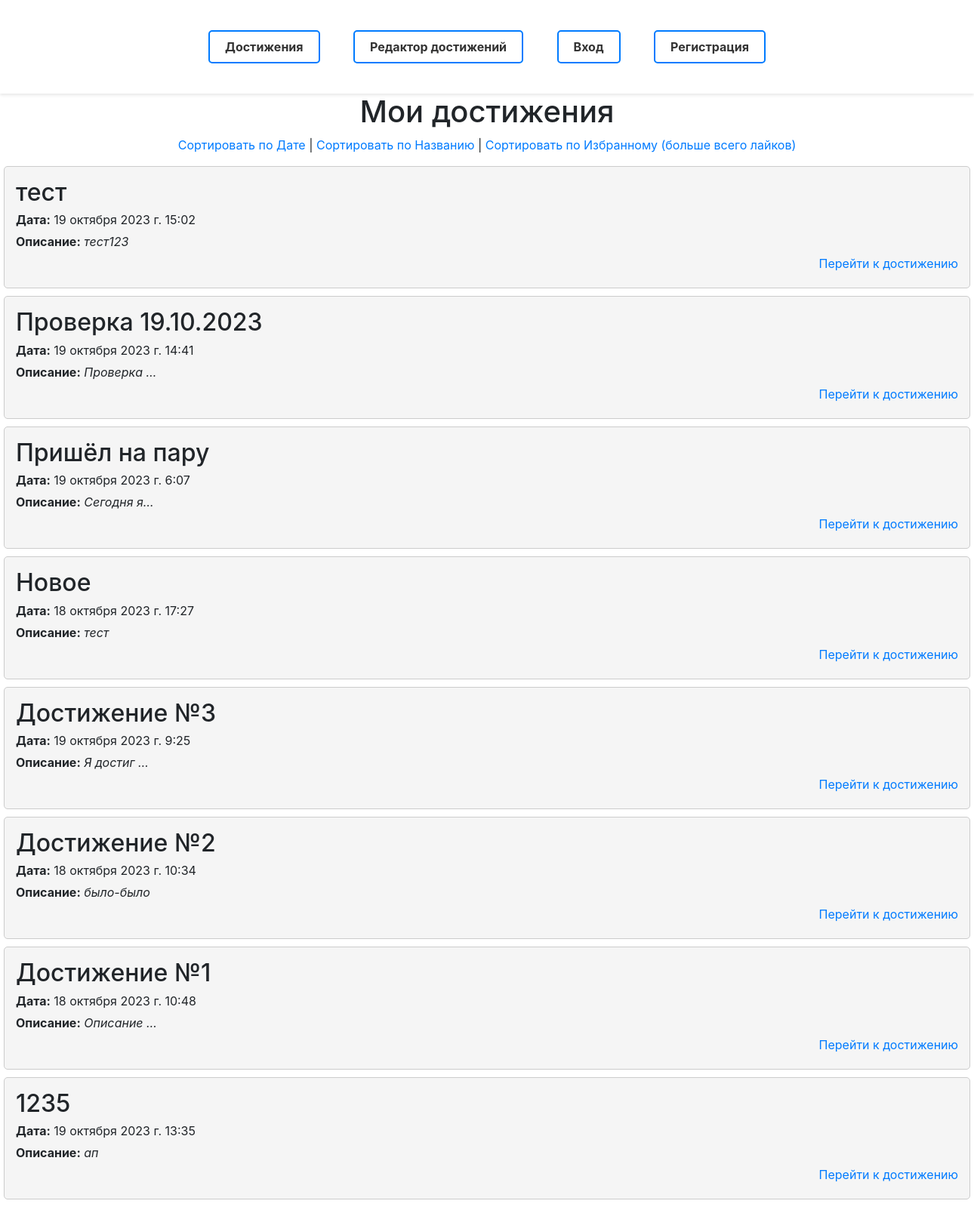
Screenshot of /?sort_by=title&sort_order=desc with the database file from the repository.
### laba1/models.py (models this page shows, shortened)
class Achievement(models.Model):
    title = models.CharField(verbose_name='Название', max_length=50)
    date = models.DateTimeField(verbose_name='Дата и время', auto_now=True)
    description = models.TextField(verbose_name='Описание')
    class Meta:
        verbose_name = 'Достижение'
        verbose_name_plural = 'Достижения'

### laba1/views.py (the view)
# urls.py: path('', views.index, name='achievement_list'),
def index(request):
    sort_by = request.GET.get('sort_by', 'date')
    sort_order = request.GET.get('sort_order', 'sort')
    sort_order = 'asc' if not sort_order else 'asc' if sort_order == 'desc' else 'desc'
    type = '-' if sort_order == 'asc' else ''
    if sort_by not in ['date', 'title', 'likes']:
        sort_by = 'date'
    if sort_by == 'date':
        achievements = Achievement.objects.all().order_by(f'{type}date')
    elif sort_by == 'title':
        achievements = Achievement.objects.all().order_by(f'{type}title')
    else:
        achievements = Achievement.objects.annotate(like_count=Count('like')).order_by(f'{type}like_count')
    context = {
        'achievements': achievements,
        'sort_by': sort_by,
        'sort': sort_order,
    }
    return render(request, 'laba1/achievement_list.html', context)

### laba1/templates/laba1/achievement_list.html (shortened to what this page needs)
{% extends "laba1/index.html" %}
{% block content %}
        <h1 align="center">Мои достижения</h1>
        <p align="center">
            <a href="?sort_by=date&sort_order={{ sort }}">Сортировать по Дате</a> |
            <a href="?sort_by=title&sort_order={{ sort }}">Сортировать по Названию</a> |
            <a href="?sort_by=likes&sort_order={{ sort }}">Сортировать по Избранному (больше всего лайков)</a>
        </p>
        {% if achievements %}
            {% for achievement in achievements %}
                <li class="achievement_block">
                    <h2>{{ achievement.title }}</h2>
                    <p><strong>Дата:</strong> {{ achievement.date }}</p>
                    <p><strong>Описание:</strong> <i>{{ achievement.description|truncatechars:"10" }}</i></p>
                    <p align="right"><a href="achievement/{{ achievement.id }}">Перейти к достижению</a></p>
                </li>
            {% endfor %}
        {% else %}
            <li class="achievement_block">
                <h2 align="center">Нет достижений!</h2>
            </li>
        {% endif %}
{% endblock %}

### laba1/static/laba1/css/style.css (style rules this page uses)
li { display: block; }
.achievement_block { background-color: #f5f5f5; border: 1px solid #ccc; padding: 15px; margin: 10px auto; border-radius: 5px; width: 1280px; }
.achievement_block h2 { margin: 0; }
.achievement_block p { margin: 5px 0; }

### rows the page displays
Achievement: title "тест", date "19 октября 2023 г. 15:02", description "тест123"
Achievement: title "Проверка 19.10.2023", date "19 октября 2023 г. 14:41", description "Проверка …"
Achievement: title "Пришёл на пару", date "19 октября 2023 г. 6:07", description "Сегодня я…"
Achievement: title "Новое", date "18 октября 2023 г. 17:27", description "тест"
Achievement: title "Достижение №3", date "19 октября 2023 г. 9:25", description "Я достиг …"
Achievement: title "Достижение №2", date "18 октября 2023 г. 10:34", description "было-было"
Achievement: title "Достижение №1", date "18 октября 2023 г. 10:48", description "Описание …"
Achievement: title "1235", date "19 октября 2023 г. 13:35", description "ап"
